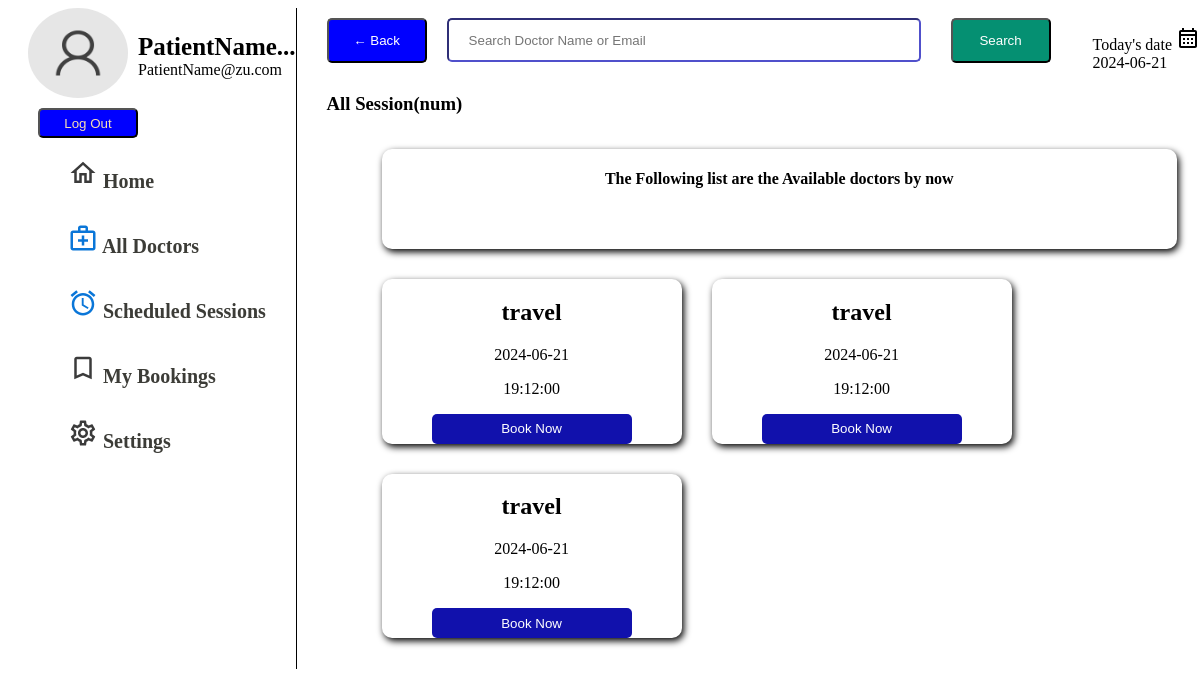
/patient/Schedule.php, run on the app's committed database.
### tables this page shows
CREATE TABLE `session` (
  `title` varchar(255) NOT NULL,
  `dname` varchar(255) NOT NULL,
  `num` int(255) NOT NULL,
  `date` date NOT NULL,
  `time` time NOT NULL,
  `id` int(11) NOT NULL
);

### patient/Schedule.php (the view, shortened to what this page needs)
<!DOCTYPE html>
<html lang="en">
<head>
    <link rel="stylesheet" href="Schedule.css">
</head>
<body>
<div class="whole" id="all">
 <div>
 </div>
 <div class="Schedul_part">
 <div class="head"  >
            <button class="backbtn">← Back</button>
            <input class="text" type="text" placeholder="Search Doctor Name or Email">
            <button class="searchBtn">Search</button>
            <p class="currentDate">Today's date <img src="../img/calendar.svg" alt=""><br>
            <?php date_default_timezone_set('Asia/Kolkata');
             $today=date('Y-m-d');
              echo $today;?> </p><br>
        </div>
    <div class="TopAjust">
        <h3>All Session(num)</h3>
        <div class="rowMaker">
       <ul id="sechedule" class="sechedule">
        <li id="first">
         <h4>The Following list  are the Available doctors by now</h4>
         </li>
        <?php
      include("../connection.php");
        try {
            $sqlquery = "SELECT * FROM session";
            $result = mysqli_query($conn, $sqlquery);
            if (!$result) {
                echo "Unable to fetch data";
            } else {
                while ($row = mysqli_fetch_assoc($result)) {
                    echo "<li>
                    <h2>" . $row["title"] . "</h2>
                    <p>" . $row["fname"] . " " . $row["lname"] . "</p>
                    <p>" . $row["date"] . "</p>
                    <p>" . $row["time"] . "</p>
                    <a href='try.php?id=" . $row["id"] . "'><button class='booknowBtn' >Book Now</button></a>
                </li>";
        }
    }} catch (mysqli_sql_exception $e) {
            echo "Error: " . $e->getMessage();
        }
          ?>
     </ul>
     </div>
    </div>
 </div>
</div>
</body>
</html>

### patient/Schedule.css (style rules this page uses)
.whole { display: flex; }
.Schedul_part { margin-left: 30px; background-color: white; display: inline-block; }
.head { display: flex; margin-top: 10px; }
.backbtn { width: 100px; height: 45px; background-color: blue; color: white; cursor: pointer; border-radius: 5px; }
.text { width: 430px; height: 30px; border-radius: 5px; border-color: rgb(80, 80, 203); margin-left: 20px; margin-right: 30px; padding: 5px 20px; }
.searchBtn { width: 100px; height: 45px; background-color: rgb(5, 144, 114); color: white; cursor: pointer; border-radius: 5px; }
.currentDate { position: absolute; right: 0; top: 10px; }
.TopAjust { margin-top: 30px; }
.sechedule li { background-color: white; width: 300px; height: auto; text-align: center; border-radius: 10px; box-shadow: 2px 3px 7px; list-style-type: none; margin: 15px; }
.booknowBtn { width: 200px; height: 30px; border: none; cursor: pointer; color: white; background-color: rgb(17, 17, 172); border-radius: 5px; }
.sechedule { display: flex; flex-wrap: wrap; }
#first { width: 100%; display: block; height: 100px; }

### patient/patient.css (style rules this page uses)
.left_side { background-color: white; width: auto; height: 100%; display: inline-block; border-right: 1px solid black; }
.user { display: flex; margin-left: 20px; }
.user img { width: 100px; height: 90px; border-radius: 50%; }
.btn1 { margin-left: 30px; margin-top: 10px; background-color: blue; width: 100px; height: 30px; color: wheat; border-radius: 5px; cursor: pointer; }
.user_text { margin-left: 10px; }
.p1 { margin-bottom: 0; font-size: 25px; font-weight: bold; }
.p2 { margin-top: 0; }
.list_home { margin: 20px; font-size: 20px; font-weight: bold; }
.unorder { display: flex; flex-direction: column; }
.list_home li { list-style-type: none; }
.list { display: inline-block; margin-bottom: 30px; }
.list1 { display: inline-block; margin-bottom: 30px; }
.unorder a { text-decoration: none; color: rgb(60, 60, 55); }
.image { width: 30px; }

### data on the page
session: title "travel", date "2024-06-21", time "19:12:00"
session: title "travel", date "2024-06-21", time "19:12:00"
session: title "travel", date "2024-06-21", time "19:12:00"
